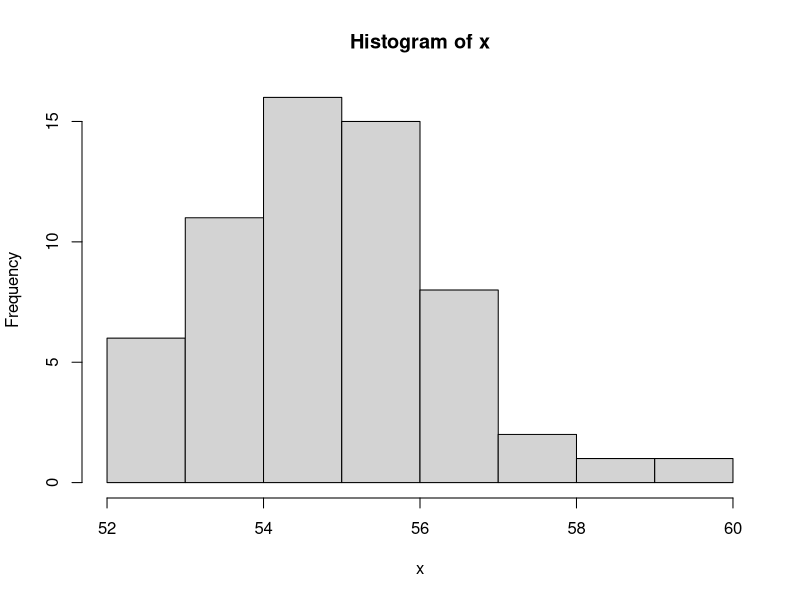

Reproduce this figure in R.
## ---- chunk 1
type = sample(1:5,1) #uniform, bell, bimodal, skewright, skewleft
n = sample(c(60,70,75,80,90,100,110,120,125,130,150),1)
beta1 = c(1,5,0.2,0.5,2)[type]
beta2 = c(1,5,0.2,2,0.5)[type]
bottom = sample(seq(20,70,5),1)
width = sample(seq(5,30,5),1)
i = 1:n
x = rbeta(n,beta1,beta2)*width+bottom
myhist = hist(x,breaks=7)
brks = myhist$breaks
counts = myhist$counts

b1 = sample(brks[3:(length(brks)-1)],1)
n1 = sum(x<b1)
b2 = sample(brks[2:(length(brks)-2)],1)
n2 = sum(x>b2)
b3 = sort(sample(brks[2:(length(brks)-1)],2))
c3 = mean(b3)
r3 = (b3[2]-b3[1])/2
n3 = sum(abs(x-c3)<r3)
b4 = sort(sample(brks[2:(length(brks)-1)],2))
c4 = mean(b4)
r4 = (b4[2]-b4[1])/2
n4 = sum(abs(x-c4)>r4)

b5 = sample(brks[3:(length(brks)-1)],1)
n5 = sum(x<b5)
b6 = sample(brks[2:(length(brks)-2)],1)
n6 = sum(x>b6)
b7 = sort(sample(brks[2:(length(brks)-1)],2))
c7 = mean(b7)
r7 = (b7[2]-b7[1])/2
n7 = sum(abs(x-c7)<r7)
b8 = sort(sample(brks[2:(length(brks)-1)],2))
c8 = mean(b8)
r8 = (b8[2]-b8[1])/2
n8 = sum(abs(x-c8)>r8)

## ---- chunk 2
s = ''
for(i in 1:length(counts)){
  s = paste0(s,"|",brks[i]," to ",brks[i+1],"|",counts[i],"|\n")
}
